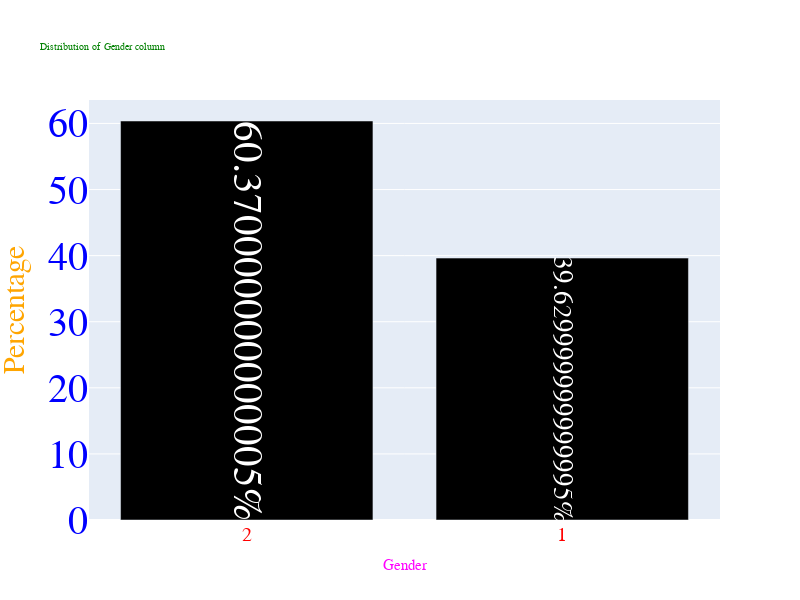

The notebook cell saved with this chart:
### Code cell
# create a table with value counts
temp = df.GENDER.value_counts()

# creating a Bar chart object of plotly
data = [go.Bar(
    x=temp.index.astype(str),  # x axis values
    y=np.round(temp.values.astype(float) / temp.values.sum(), 4) * 100,  # y axis values
    text=['{}%'.format(i) for i in np.round(temp.values.astype(float) / temp.values.sum(), 4) * 100],
    textposition='inside',  # specify at which position on the bar the text should appear
    marker=dict(color='#000000')  # change color of the bar
)]

# layout options
layout = go.Layout(
    autosize=False,
    width=800,
    height=600,
    title=dict(
        text="Distribution of {} column".format('Gender'),
        font=dict(
            family='Courier New, monospace',
            size=10,
            color='green'
        )
    ),
    xaxis=dict(
        title=dict(text='Gender', font=dict(size=15, color="magenta")),
        tickfont=dict(
            family='Courier New, monospace',
            size=20,
            color='red'
        )
    ),
    yaxis=dict(
        title=dict(text='Percentage', font=dict(size=30, color='orange')),
        tickfont=dict(
            family='Courier New, monospace',
            size=40,
            color='blue'
        )
    ),
    font=dict(
        family='Courier New, monospace',
        color="#FF00FF",
        size=60
    )
)

fig = go.Figure(data=data, layout=layout)
iplot(fig)

del temp

### Figure 1 — Plotly figure (JSON) as saved in the notebook; plotly's stock layout.template omitted (floating-point values rounded to 4 significant figures)
{"data": [{"marker": {"color": "#000000"}, "text": ["60.370000000000005%", "39.629999999999995%"], "textposition": "inside", "type": "bar", "x": ["2", "1"], "y": [60.37, 39.63]}], "layout": {"autosize": false, "font": {"color": "#FF00FF", "family": "Courier New, monospace", "size": 60}, "height": 600, "title": {"font": {"color": "green", "family": "Courier New, monospace", "size": 10}, "text": "Distribution of Gender column"}, "width": 800, "xaxis": {"tickfont": {"color": "red", "family": "Courier New, monospace", "size": 20}, "title": {"font": {"color": "magenta", "size": 15}, "text": "Gender"}}, "yaxis": {"tickfont": {"color": "blue", "family": "Courier New, monospace", "size": 40}, "title": {"font": {"color": "orange", "size": 30}, "text": "Percentage"}}}}
